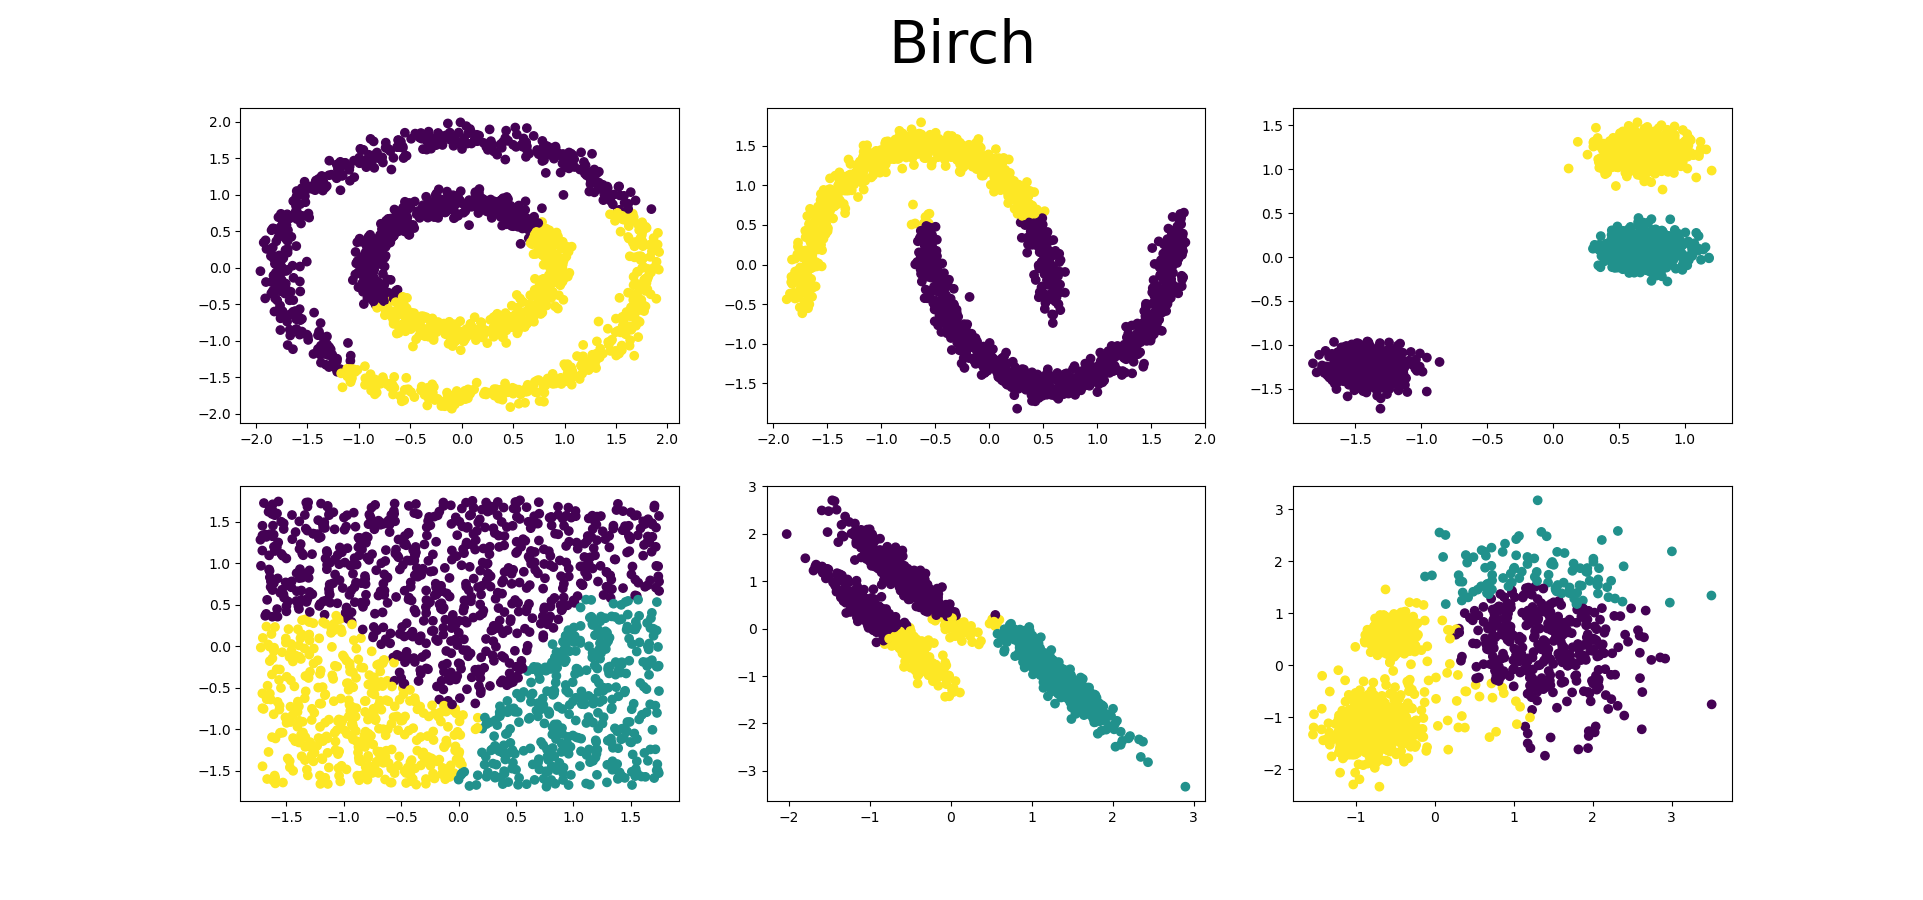

The Python source for this figure:
#%matplotlib auto
import numpy as np
import matplotlib.pyplot as plt
from sklearn import cluster, datasets, mixture, metrics
from sklearn.preprocessing import StandardScaler

#----------------------------Crear dataset ejemplo---------------------------

np.random.seed(0)
n_samples = 1500
X = 6* [None]

#Circulos concentricos
Xtemp, _ = datasets.make_circles(n_samples = n_samples, factor=.5, noise=0.05)
X[0]  = StandardScaler().fit_transform(Xtemp)

# Lunas
Xtemp, _ = datasets.make_moons(n_samples = n_samples, noise=0.05)
X[1]  = StandardScaler().fit_transform(Xtemp)

# Blobs
Xtemp, _ = datasets.make_blobs(n_samples = n_samples, random_state=8)
X[2]  = StandardScaler().fit_transform(Xtemp)

# Plano sin agrupaciones
Xtemp = np.random.rand(n_samples,2)
X[3]  = StandardScaler().fit_transform(Xtemp)

# Blobs con deformacion anisotróipica
Xtemp, _ = datasets.make_blobs(n_samples = n_samples, random_state=170)
Xtemp = np.dot(Xtemp,[[0.6,-0.6],[-0.4,0.8]])
X[4]  = StandardScaler().fit_transform(Xtemp)

# Blobs con diferentes varianzas
Xtemp, _ = datasets.make_blobs(n_samples = n_samples, random_state=40,
                               cluster_std=[1.0,2.5,0.5])
X[5]  = StandardScaler().fit_transform(Xtemp)

n_clusters = [2,2,3,3,3,3]

#----------------------------------------------------------------------------

##Tecnicas de agrupación
#Guardar como lista vacia
y=[]
for c, x in zip(n_clusters, X):
    model = cluster.Birch(n_clusters=c)
    model.fit(x)
    if hasattr(model, 'labels_'):
        y.append(model.labels_.astype(np.int))
    else:y.append(model.predict(x))
        
##Dibujar
plt.figure(figsize= (27,9))
plt.suptitle('Birch', fontsize=42)
for i in range(6):
    ax = plt.subplot(2,3,i+1)
    ax.scatter(X[i][:,0],X[i][:,1], c = y[i])
